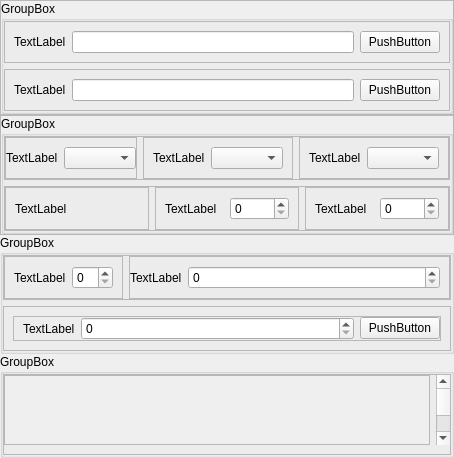
                  <widget class="QWidget" name="tab_Setting">
                   <attribute name="title">
                    <string>Setting</string>
                   </attribute>
                   <layout class="QVBoxLayout" name="verticalLayout_9">
                    <property name="spacing">
                     <number>0</number>
                    </property>
                    <property name="leftMargin">
                     <number>0</number>
                    </property>
                    <property name="topMargin">
                     <number>0</number>
                    </property>
                    <property name="rightMargin">
                     <number>0</number>
                    </property>
                    <property name="bottomMargin">
                     <number>0</number>
                    </property>
                    <item alignment="Qt::AlignTop">
                     <widget class="QFrame" name="frame_37">
                      <property name="frameShape">
                       <enum>QFrame::StyledPanel</enum>
                      </property>
                      <property name="frameShadow">
                       <enum>QFrame::Raised</enum>
                      </property>
                      <layout class="QVBoxLayout" name="verticalLayout_12">
                       <property name="leftMargin">
                        <number>0</number>
                       </property>
                       <property name="topMargin">
                        <number>0</number>
                       </property>
                       <property name="rightMargin">
                        <number>0</number>
                       </property>
                       <property name="bottomMargin">
                        <number>0</number>
                       </property>
                       <item>
                        <widget class="QGroupBox" name="groupBox">
                         <property name="title">
                          <string>GroupBox</string>
                         </property>
                         <layout class="QVBoxLayout" name="verticalLayout_13">
                          <property name="leftMargin">
                           <number>0</number>
                          </property>
                          <property name="topMargin">
                           <number>0</number>
                          </property>
                          <property name="rightMargin">
                           <number>0</number>
                          </property>
                          <property name="bottomMargin">
                           <number>0</number>
                          </property>
                          <item>
                           <widget class="QFrame" name="frame_39">
                            <property name="frameShape">
                             <enum>QFrame::StyledPanel</enum>
                            </property>
                            <property name="frameShadow">
                             <enum>QFrame::Raised</enum>
                            </property>
                            <layout class="QHBoxLayout" name="horizontalLayout_30">
                             <item>
                              <widget class="QLabel" name="label_13">
                               <property name="text">
                                <string>TextLabel</string>
                               </property>
                              </widget>
                             </item>
                             <item>
                              <widget class="QLineEdit" name="lineEdit_3"/>
                             </item>
                             <item>
                              <widget class="QPushButton" name="pushButton_31">
                               <property name="text">
                                <string>PushButton</string>
                               </property>
                              </widget>
                             </item>
                            </layout>
                           </widget>
                          </item>
                          <item>
                           <widget class="QFrame" name="frame_42">
                            <property name="frameShape">
                             <enum>QFrame::StyledPanel</enum>
                            </property>
                            <property name="frameShadow">
                             <enum>QFrame::Raised</enum>
                            </property>
                            <layout class="QHBoxLayout" name="horizontalLayout_32">
                             <item>
                              <widget class="QLabel" name="label_14">
                               <property name="text">
                                <string>TextLabel</string>
                               </property>
                              </widget>
                             </item>
                             <item>
                              <widget class="QLineEdit" name="lineEdit_4"/>
                             </item>
                             <item>
                              <widget class="QPushButton" name="pushButton_32">
                               <property name="text">
                                <string>PushButton</string>
                               </property>
                              </widget>
                             </item>
                            </layout>
                           </widget>
                          </item>
                         </layout>
                        </widget>
                       </item>
                      </layout>
                     </widget>
                    </item>
                    <item>
                     <widget class="QFrame" name="frame_38">
                      <property name="frameShape">
                       <enum>QFrame::StyledPanel</enum>
                      </property>
                      <property name="frameShadow">
                       <enum>QFrame::Raised</enum>
                      </property>
                      <layout class="QVBoxLayout" name="verticalLayout_11">
                       <property name="leftMargin">
                        <number>0</number>
                       </property>
                       <property name="topMargin">
                        <number>0</number>
                       </property>
                       <property name="rightMargin">
                        <number>0</number>
                       </property>
                       <property name="bottomMargin">
                        <number>0</number>
                       </property>
                       <item>
                        <widget class="QGroupBox" name="groupBox_2">
                         <property name="title">
                          <string>GroupBox</string>
                         </property>
                         <layout class="QVBoxLayout" name="verticalLayout_14">
                          <property name="leftMargin">
                           <number>0</number>
                          </property>
                          <property name="topMargin">
                           <number>0</number>
                          </property>
                          <property name="rightMargin">
                           <number>0</number>
                          </property>
                          <property name="bottomMargin">
                           <number>0</number>
                          </property>
                          <item>
                           <widget class="QFrame" name="frame_45">
                            <property name="frameShape">
                             <enum>QFrame::StyledPanel</enum>
                            </property>
                            <property name="frameShadow">
                             <enum>QFrame::Raised</enum>
                            </property>
                            <layout class="QHBoxLayout" name="horizontalLayout_33">
                             <property name="leftMargin">
                              <number>0</number>
                             </property>
                             <property name="topMargin">
                              <number>0</number>
                             </property>
                             <property name="rightMargin">
                              <number>0</number>
                             </property>
                             <property name="bottomMargin">
                              <number>0</number>
                             </property>
                             <item>
                              <widget class="QFrame" name="frame_46">
                               <property name="frameShape">
                                <enum>QFrame::StyledPanel</enum>
                               </property>
                               <property name="frameShadow">
                                <enum>QFrame::Raised</enum>
                               </property>
                               <layout class="QHBoxLayout" name="horizontalLayout_36">
                                <property name="leftMargin">
                                 <number>0</number>
                                </property>
                                <property name="topMargin">
                                 <number>0</number>
                                </property>
                                <property name="rightMargin">
                                 <number>0</number>
                                </property>
                                <property name="bottomMargin">
                                 <number>0</number>
                                </property>
                                <item>
                                 <widget class="QLabel" name="label">
                                  <property name="text">
                                   <string>TextLabel</string>
                                  </property>
                                 </widget>
                                </item>
                                <item>
                                 <widget class="QComboBox" name="comboBox"/>
                                </item>
                               </layout>
                              </widget>
                             </item>
                             <item>
                              <widget class="QFrame" name="frame_47">
                               <property name="frameShape">
                                <enum>QFrame::StyledPanel</enum>
                               </property>
                               <property name="frameShadow">
                                <enum>QFrame::Raised</enum>
                               </property>
                               <layout class="QHBoxLayout" name="horizontalLayout_35">
                                <item>
                                 <widget class="QLabel" name="label_15">
                                  <property name="text">
                                   <string>TextLabel</string>
                                  </property>
                                 </widget>
                                </item>
                                <item>
                                 <widget class="QComboBox" name="comboBox_2"/>
                                </item>
                               </layout>
                              </widget>
                             </item>
                             <item>
                              <widget class="QFrame" name="frame_48">
                               <property name="frameShape">
                                <enum>QFrame::StyledPanel</enum>
                               </property>
                               <property name="frameShadow">
                                <enum>QFrame::Raised</enum>
                               </property>
                               <layout class="QHBoxLayout" name="horizontalLayout_34">
                                <item>
                                 <widget class="QLabel" name="label_16">
                                  <property name="text">
                                   <string>TextLabel</string>
                                  </property>
                                 </widget>
                                </item>
                                <item>
                                 <widget class="QComboBox" name="comboBox_3"/>
                                </item>
                               </layout>
                              </widget>
                             </item>
                            </layout>
                           </widget>
                          </item>
                          <item>
                           <widget class="QFrame" name="frame_44">
                            <property name="frameShape">
                             <enum>QFrame::StyledPanel</enum>
                            </property>
                            <property name="frameShadow">
                             <enum>QFrame::Raised</enum>
                            </property>
                            <layout class="QHBoxLayout" name="horizontalLayout_37">
                             <property name="leftMargin">
                              <number>0</number>
                             </property>
                             <property name="topMargin">
                              <number>0</number>
                             </property>
                             <property name="rightMargin">
                              <number>0</number>
                             </property>
                             <property name="bottomMargin">
                              <number>0</number>
                             </property>
                             <item>
                              <widget class="QFrame" name="frame_49">
                               <property name="frameShape">
                                <enum>QFrame::StyledPanel</enum>
                               </property>
                               <property name="frameShadow">
                                <enum>QFrame::Raised</enum>
                               </property>
                               <layout class="QHBoxLayout" name="horizontalLayout_41">
                                <item>
                                 <widget class="QLabel" name="label_17">
                                  <property name="text">
                                   <string>TextLabel</string>
                                  </property>
                                 </widget>
                                </item>
                               </layout>
                              </widget>
                             </item>
                             <item>
                              <widget class="QFrame" name="frame_50">
                               <property name="frameShape">
                                <enum>QFrame::StyledPanel</enum>
                               </property>
                               <property name="frameShadow">
                                <enum>QFrame::Raised</enum>
                               </property>
                               <layout class="QHBoxLayout" name="horizontalLayout_39">
                                <item>
                                 <widget class="QLabel" name="label_18">
                                  <property name="text">
                                   <string>TextLabel</string>
                                  </property>
                                 </widget>
                                </item>
                                <item>
                                 <widget class="QSpinBox" name="spinBox_4"/>
                                </item>
                               </layout>
                              </widget>
                             </item>
                             <item>
                              <widget class="QFrame" name="frame_51">
                               <property name="frameShape">
                                <enum>QFrame::StyledPanel</enum>
                               </property>
                               <property name="frameShadow">
                                <enum>QFrame::Raised</enum>
                               </property>
                               <layout class="QHBoxLayout" name="horizontalLayout_38">
                                <item>
                                 <widget class="QLabel" name="label_19">
                                  <property name="text">
                                   <string>TextLabel</string>
                                  </property>
                                 </widget>
                                </item>
                                <item>
                                 <widget class="QSpinBox" name="spinBox_5"/>
                                </item>
                               </layout>
                              </widget>
                             </item>
                            </layout>
                           </widget>
                          </item>
                         </layout>
                        </widget>
                       </item>
                      </layout>
                     </widget>
                    </item>
                    <item>
                     <widget class="QGroupBox" name="groupBox_3">
                      <property name="title">
                       <string>GroupBox</string>
                      </property>
                      <layout class="QVBoxLayout" name="verticalLayout_16">
                       <property name="leftMargin">
                        <number>0</number>
                       </property>
                       <property name="topMargin">
                        <number>0</number>
                       </property>
                       <property name="rightMargin">
                        <number>0</number>
                       </property>
                       <property name="bottomMargin">
                        <number>0</number>
                       </property>
                       <item>
                        <widget class="QFrame" name="frame_40">
                         <property name="frameShape">
                          <enum>QFrame::StyledPanel</enum>
                         </property>
                         <property name="frameShadow">
                          <enum>QFrame::Raised</enum>
                         </property>
                         <layout class="QHBoxLayout" name="horizontalLayout_42">
                          <property name="leftMargin">
                           <number>0</number>
                          </property>
                          <property name="topMargin">
                           <number>0</number>
                          </property>
                          <property name="rightMargin">
                           <number>0</number>
                          </property>
                          <property name="bottomMargin">
                           <number>0</number>
                          </property>
                          <item>
                           <widget class="QFrame" name="frame_54">
                            <property name="frameShape">
                             <enum>QFrame::StyledPanel</enum>
                            </property>
                            <property name="frameShadow">
                             <enum>QFrame::Raised</enum>
                            </property>
                            <layout class="QHBoxLayout" name="horizontalLayout_43">
                             <item alignment="Qt::AlignLeft">
                              <widget class="QLabel" name="label_21">
                               <property name="text">
                                <string>TextLabel</string>
                               </property>
                              </widget>
                             </item>
                             <item>
                              <widget class="QSpinBox" name="spinBox"/>
                             </item>
                            </layout>
                           </widget>
                          </item>
                          <item>
                           <widget class="QFrame" name="frame_55">
                            <property name="frameShape">
                             <enum>QFrame::StyledPanel</enum>
                            </property>
                            <property name="frameShadow">
                             <enum>QFrame::Raised</enum>
                            </property>
                            <layout class="QHBoxLayout" name="horizontalLayout_44">
                             <property name="leftMargin">
                              <number>0</number>
                             </property>
                             <property name="topMargin">
                              <number>0</number>
                             </property>
                             <property name="rightMargin">
                              <number>9</number>
                             </property>
                             <property name="bottomMargin">
                              <number>0</number>
                             </property>
                             <item alignment="Qt::AlignLeft">
                              <widget class="QLabel" name="label_22">
                               <property name="text">
                                <string>TextLabel</string>
                               </property>
                              </widget>
                             </item>
                             <item>
                              <widget class="QSpinBox" name="spinBox_2">
                               <property name="sizePolicy">
                                <sizepolicy hsizetype="Expanding" vsizetype="Fixed">
                                 <horstretch>0</horstretch>
                                 <verstretch>0</verstretch>
                                </sizepolicy>
                               </property>
                              </widget>
                             </item>
                            </layout>
                           </widget>
                          </item>
                         </layout>
                        </widget>
                       </item>
                       <item>
                        <widget class="QFrame" name="frame_53">
                         <property name="frameShape">
                          <enum>QFrame::StyledPanel</enum>
                         </property>
                         <property name="frameShadow">
                          <enum>QFrame::Raised</enum>
                         </property>
                         <layout class="QHBoxLayout" name="horizontalLayout_45">
                          <item>
                           <widget class="QFrame" name="frame_57">
                            <property name="sizePolicy">
                             <sizepolicy hsizetype="Expanding" vsizetype="Preferred">
                              <horstretch>0</horstretch>
                              <verstretch>0</verstretch>
                             </sizepolicy>
                            </property>
                            <property name="frameShape">
                             <enum>QFrame::StyledPanel</enum>
                            </property>
                            <property name="frameShadow">
                             <enum>QFrame::Raised</enum>
                            </property>
                            <layout class="QHBoxLayout" name="horizontalLayout_47">
                             <property name="leftMargin">
                              <number>9</number>
                             </property>
                             <property name="topMargin">
                              <number>0</number>
                             </property>
                             <property name="rightMargin">
                              <number>0</number>
                             </property>
                             <property name="bottomMargin">
                              <number>0</number>
                             </property>
                             <item>
                              <widget class="QLabel" name="label_23">
                               <property name="text">
                                <string>TextLabel</string>
                               </property>
                              </widget>
                             </item>
                             <item>
                              <widget class="QSpinBox" name="spinBox_3">
                               <property name="sizePolicy">
                                <sizepolicy hsizetype="Expanding" vsizetype="Fixed">
                                 <horstretch>0</horstretch>
                                 <verstretch>0</verstretch>
                                </sizepolicy>
                               </property>
                              </widget>
                             </item>
                             <item>
                              <widget class="QPushButton" name="pushButton_33">
                               <property name="text">
                                <string>PushButton</string>
                               </property>
                              </widget>
                             </item>
                            </layout>
                           </widget>
                          </item>
                         </layout>
                        </widget>
                       </item>
                      </layout>
                     </widget>
                    </item>
                    <item>
                     <widget class="QGroupBox" name="groupBox_5">
                      <property name="title">
                       <string>GroupBox</string>
                      </property>
                      <layout class="QVBoxLayout" name="verticalLayout_19">
                       <property name="leftMargin">
                        <number>0</number>
                       </property>
                       <property name="topMargin">
                        <number>0</number>
                       </property>
                       <property name="rightMargin">
                        <number>0</number>
                       </property>
                       <property name="bottomMargin">
                        <number>0</number>
                       </property>
                       <item>
                        <widget class="QFrame" name="frame_61">
                         <property name="frameShape">
                          <enum>QFrame::StyledPanel</enum>
                         </property>
                         <property name="frameShadow">
                          <enum>QFrame::Raised</enum>
                         </property>
                         <layout class="QHBoxLayout" name="horizontalLayout_49">
                          <property name="leftMargin">
                           <number>0</number>
                          </property>
                          <property name="topMargin">
                           <number>0</number>
                          </property>
                          <property name="rightMargin">
                           <number>0</number>
                          </property>
                          <item>
                           <widget class="QScrollArea" name="scrollArea">
                            <property name="widgetResizable">
                             <bool>true</bool>
                            </property>
                            <widget class="QWidget" name="scrollAreaWidgetContents">
                             <property name="geometry">
                              <rect>
                               <x>0</x>
                               <y>0</y>
                               <width>397</width>
                               <height>329</height>
                              </rect>
                             </property>
                            </widget>
                           </widget>
                          </item>
                          <item>
                           <widget class="QScrollBar" name="verticalScrollBar">
                            <property name="orientation">
                             <enum>Qt::Vertical</enum>
                            </property>
                           </widget>
                          </item>
                         </layout>
                        </widget>
                       </item>
                      </layout>
                     </widget>
                    </item>
                   </layout>
                  </widget>
